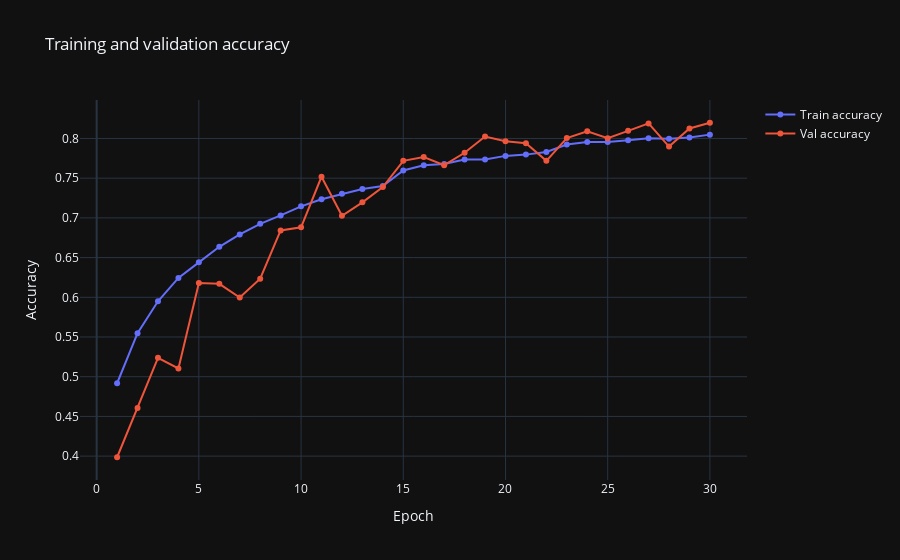
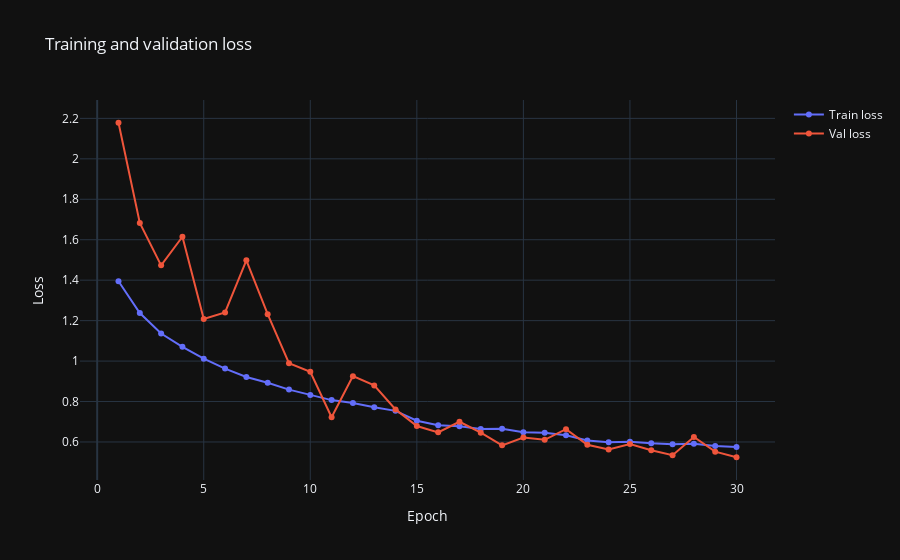

The code cell stored with these charts, in order, in its notebook:
### Markdown cell above
## 📉 Visualise training curves

The following plots show training and validation accuracy and loss over the epochs.
They help to understand convergence speed and to detect potential overfitting or underfitting.

### Code cell
test_metrics = evaluate_model(model, data.x_test, data.y_test)
print(f"Test loss:     {test_metrics['loss']:.4f}")
print(f"Test accuracy: {test_metrics['accuracy']:.4f}")

history_dict = history.history

epochs_range = list(range(1, len(history_dict["loss"]) + 1))

fig_acc = go.Figure()
fig_acc.add_trace(
    go.Scatter(
        x=epochs_range,
        y=history_dict["accuracy"],
        mode="lines+markers",
        name="Train accuracy",
    )
)
fig_acc.add_trace(
    go.Scatter(
        x=epochs_range,
        y=history_dict["val_accuracy"],
        mode="lines+markers",
        name="Val accuracy",
    )
)
fig_acc.update_layout(
    title="Training and validation accuracy",
    xaxis_title="Epoch",
    yaxis_title="Accuracy",
)
fig_acc.show()

fig_loss = go.Figure()
fig_loss.add_trace(
    go.Scatter(
        x=epochs_range,
        y=history_dict["loss"],
        mode="lines+markers",
        name="Train loss",
    )
)
fig_loss.add_trace(
    go.Scatter(
        x=epochs_range,
        y=history_dict["val_loss"],
        mode="lines+markers",
        name="Val loss",
    )
)
fig_loss.update_layout(
    title="Training and validation loss",
    xaxis_title="Epoch",
    yaxis_title="Loss",
)
fig_loss.show()

save_fig(fig_acc, "cifar10_acc")
save_fig(fig_loss, "cifar10_loss")

### Figure 1 — Plotly figure (JSON) as saved in the notebook; plotly's stock layout.template omitted (floating-point values rounded to 4 significant figures)
{"data": [{"mode": "lines+markers", "name": "Train accuracy", "x": [1, 2, 3, 4, 5, 6, 7, 8, 9, 10, 11, 12, 13, 14, 15, 16, 17, 18, 19, 20, 21, 22, 23, 24, 25, 26, 27, 28, 29, 30], "y": [0.4918, 0.5549, 0.595, 0.6244, 0.644, 0.6636, 0.6792, 0.6925, 0.7031, 0.7145, 0.7235, 0.7302, 0.7364, 0.7402, 0.7598, 0.7663, 0.7679, 0.7734, 0.7736, 0.7781, 0.7797, 0.7831, 0.7923, 0.7954, 0.7954, 0.7979, 0.8004, 0.7996, 0.8014, 0.8048], "type": "scatter"}, {"mode": "lines+markers", "name": "Val accuracy", "x": [1, 2, 3, 4, 5, 6, 7, 8, 9, 10, 11, 12, 13, 14, 15, 16, 17, 18, 19, 20, 21, 22, 23, 24, 25, 26, 27, 28, 29, 30], "y": [0.3986, 0.4606, 0.5238, 0.5104, 0.618, 0.617, 0.5998, 0.6234, 0.6842, 0.6882, 0.7518, 0.7026, 0.7196, 0.7388, 0.7718, 0.7766, 0.7664, 0.782, 0.8024, 0.7964, 0.794, 0.7718, 0.8006, 0.809, 0.8004, 0.8096, 0.819, 0.7898, 0.8126, 0.8198], "type": "scatter"}], "layout": {"title": {"text": "Training and validation accuracy"}, "xaxis": {"title": {"text": "Epoch"}}, "yaxis": {"title": {"text": "Accuracy"}}}}

### Figure 2 — Plotly figure (JSON) as saved in the notebook; plotly's stock layout.template omitted (floating-point values rounded to 4 significant figures)
{"data": [{"mode": "lines+markers", "name": "Train loss", "x": [1, 2, 3, 4, 5, 6, 7, 8, 9, 10, 11, 12, 13, 14, 15, 16, 17, 18, 19, 20, 21, 22, 23, 24, 25, 26, 27, 28, 29, 30], "y": [1.394, 1.237, 1.136, 1.07, 1.012, 0.9627, 0.9216, 0.8928, 0.859, 0.8325, 0.8071, 0.7928, 0.7712, 0.7538, 0.705, 0.6823, 0.6779, 0.6643, 0.6659, 0.648, 0.6457, 0.6336, 0.607, 0.5991, 0.6015, 0.5935, 0.5885, 0.5914, 0.58, 0.5747], "type": "scatter"}, {"mode": "lines+markers", "name": "Val loss", "x": [1, 2, 3, 4, 5, 6, 7, 8, 9, 10, 11, 12, 13, 14, 15, 16, 17, 18, 19, 20, 21, 22, 23, 24, 25, 26, 27, 28, 29, 30], "y": [2.178, 1.683, 1.473, 1.615, 1.208, 1.241, 1.498, 1.232, 0.9893, 0.9468, 0.7223, 0.9255, 0.8798, 0.761, 0.6786, 0.6476, 0.7001, 0.6459, 0.5832, 0.6221, 0.6106, 0.6633, 0.5859, 0.5625, 0.5903, 0.559, 0.5348, 0.6251, 0.5522, 0.5245], "type": "scatter"}], "layout": {"title": {"text": "Training and validation loss"}, "xaxis": {"title": {"text": "Epoch"}}, "yaxis": {"title": {"text": "Loss"}}}}
